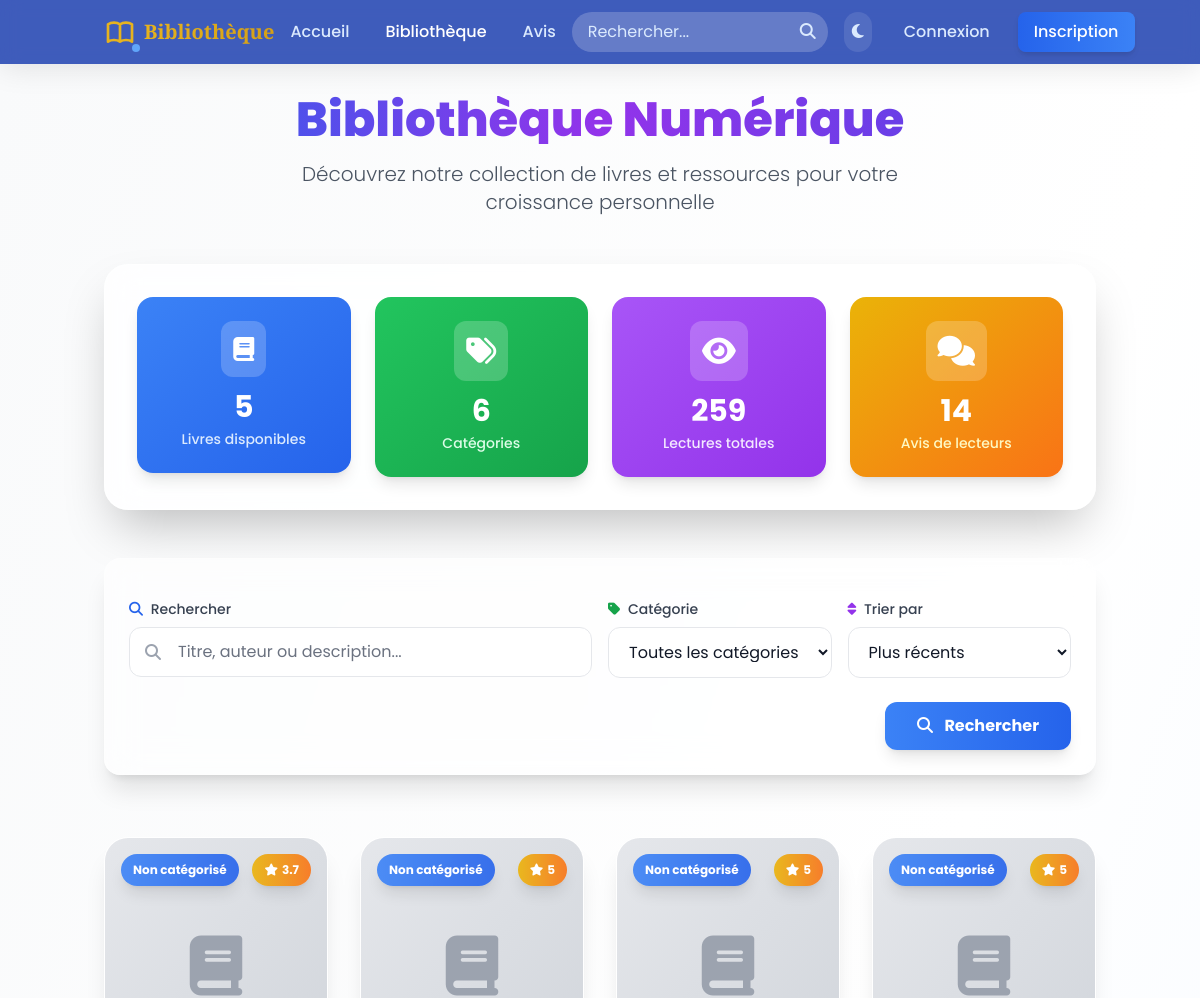
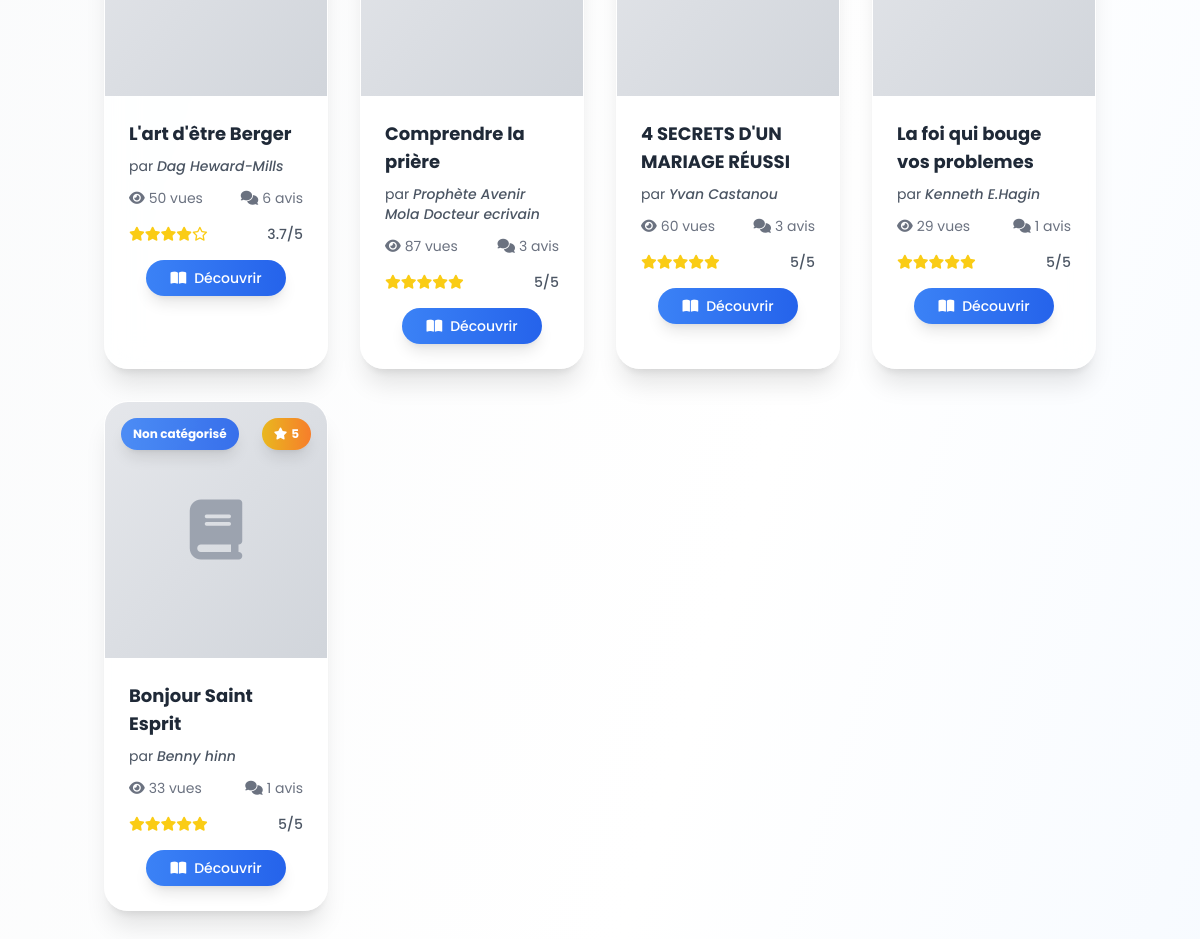
The page /library.php on the database its author committed (2 pictures, top to bottom).
### tables this page shows
CREATE TABLE `books` (
  `id` int(11) NOT NULL,
  `title` varchar(255) NOT NULL,
  `description` text DEFAULT NULL,
  `author` varchar(100) DEFAULT NULL,
  `cover_image` varchar(255) DEFAULT NULL,
  `file_path` varchar(255) NOT NULL,
  `pages_count` int(11) DEFAULT NULL,
  `publication_year` int(11) DEFAULT NULL,
  `publisher` varchar(100) DEFAULT NULL,
  `is_featured` tinyint(1) DEFAULT 0,
  `views_count` int(11) DEFAULT 0,
  `created_at` timestamp NULL DEFAULT current_timestamp(),
  `updated_at` timestamp NULL DEFAULT current_timestamp() ON UPDATE current_timestamp()
);

### library.php (the view, shortened to what the rows shown need)
<?php
require_once "classes/Core.php";
require_once "classes/Models.php";
require_once "classes/Repositories.php";
try {
    $bookRepository = new BookRepository();
    $search = trim($_GET['search'] ?? '');
    $category_id = intval($_GET['category'] ?? 0);
    $sort = $_GET['sort'] ?? 'newest';
    $page = max(1, intval($_GET['page'] ?? 1));
    $per_page = 20;
    $offset = ($page - 1) * $per_page;
    if (!empty($search)) {
        $books = $bookRepository->searchWithSort($search, $sort, $per_page, $offset);
        $total_books = $bookRepository->countSearch($search);
    } elseif ($category_id > 0) {
        $books = $bookRepository->findByCategoryWithSort($category_id, $sort, $per_page, $offset);
        $total_books = $bookRepository->countByCategory($category_id);
    } else {
        $books = $bookRepository->findAllWithSort($sort, $per_page, $offset);
    }
} catch (Exception $e) {
    if (config('app.debug', false)) {
        die("Erreur lors du chargement de la bibliothèque : " . $e->getMessage());
    } else {
        error_log("Library page error: " . $e->getMessage());
        $books = [];
        $categories = [];
        $global_stats = ['total_books' => 0, 'total_categories' => 0, 'total_views' => 0, 'total_comments' => 0];
        $total_books = 0;
        $total_pages = 0;
        $selected_category_name = '';
    }
}
include "includes/header.php";
?>
<div class="min-h-screen bg-gradient-to-br from-gray-50 via-white to-blue-50 dark:from-gray-900 dark:via-gray-800 dark:to-blue-900">
    <div class="container mx-auto px-4 py-8">
        <div class="text-center mb-12">
            <h1 class="text-5xl font-extrabold bg-gradient-to-r from-blue-600 via-purple-600 to-indigo-600 bg-clip-text text-transparent mb-4">
            </h1>
        </div>
        <div class="mb-8">
            <?php if (!empty($books)): ?>
                <div class="grid grid-cols-1 sm:grid-cols-2 md:grid-cols-3 lg:grid-cols-4 gap-8">
                    <?php foreach ($books as $index => $book): ?>
                        <div class="book-card bg-white/80 dark:bg-gray-800/80 backdrop-blur-lg rounded-3xl shadow-xl border border-white/20 dark:border-gray-700/20 overflow-hidden transition-all duration-500 hover:scale-105 hover:shadow-2xl group">
                            <a href="book.php?id=<?php echo $book->getId(); ?>" class="block h-full">
                                <div class="relative overflow-hidden">
                                    <?php if ($book->hasCover()): ?>
                                        <div class="w-full h-64 bg-gradient-to-br from-gray-200 to-gray-300 dark:from-gray-700 dark:to-gray-800 flex items-center justify-center" style="display:none;">
                                            <i class="fas fa-book text-6xl text-gray-400 dark:text-gray-500"></i>
                                        </div>
                                    <?php else: ?>
                                        <div class="w-full h-64 bg-gradient-to-br from-gray-200 to-gray-300 dark:from-gray-700 dark:to-gray-800 flex items-center justify-center">
                                            <i class="fas fa-book text-6xl text-gray-400 dark:text-gray-500"></i>
                                        </div>
                                    <?php endif; ?>
                                    <div class="absolute top-4 left-4 right-4 flex justify-between items-start">
                                        <div class="bg-gradient-to-r from-blue-500/90 to-blue-600/90 text-white text-xs font-bold px-3 py-2 rounded-full shadow-lg backdrop-blur-sm">
                                            <?php echo htmlspecialchars($book->getCategoryName() ?? 'Non catégorisé'); ?>
                                        </div>
                                        <?php if ($book->getAvgRating() && $book->getAvgRating() > 0): ?>
                                            <div class="bg-gradient-to-r from-yellow-500/90 to-orange-500/90 text-white text-xs font-bold px-3 py-2 rounded-full shadow-lg backdrop-blur-sm flex items-center">
                                                <i class="fas fa-star mr-1"></i>
                                                <?php echo round($book->getAvgRating(), 1); ?>
                                            </div>
                                        <?php endif; ?>
                                    </div>
                                </div>
                                <div class="p-6">
                                    <h3 class="font-bold text-lg line-clamp-2 text-gray-800 dark:text-white mb-2">
                                        <?php echo htmlspecialchars($book->getTitle()); ?>
                                    </h3>
                                    <?php if ($book->getAuthor()): ?>
                                        <p class="text-gray-600 dark:text-gray-400 text-sm mb-3">
                                            par <span class="italic font-medium"><?php echo htmlspecialchars($book->getAuthor()); ?></span>
                                        </p>
                                    <?php endif; ?>
                                    <div class="flex items-center justify-between text-sm text-gray-500 dark:text-gray-400 mb-4">
                                        <div class="flex items-center">
                                            <i class="fas fa-eye mr-1"></i>
                                            <?php echo $book->getFormattedViews(); ?> vues
                                        </div>
                                        <?php if ($book->getTotalReviews() && $book->getTotalReviews() > 0): ?>
                                            <div class="flex items-center">
                                                <i class="fas fa-comments mr-1"></i>
                                                <?php echo $book->getTotalReviews(); ?> avis
                                            </div>
                                        <?php endif; ?>
                                    </div>
                                    <?php if ($book->getAvgRating() && $book->getAvgRating() > 0): ?>
                                        <div class="flex items-center justify-between mb-4">
                                            <div class="flex items-center text-yellow-400">
                                                <?php foreach ($book->getStarsArray() as $isFilled): ?>
                                                    <i class="<?php echo $isFilled ? 'fas' : 'far'; ?> fa-star text-sm"></i>
                                                <?php endforeach; ?>
                                            </div>
                                            <span class="text-sm font-medium text-gray-600 dark:text-gray-400">
                                                <?php echo round($book->getAvgRating(), 1); ?>/5
                                            </span>
                                        </div>
                                    <?php endif; ?>
                                    <div class="flex justify-center">
                                        <span class="bg-gradient-to-r from-blue-500 to-blue-600 hover:from-blue-600 hover:to-blue-700 text-white text-sm font-medium px-6 py-2 rounded-full transition-all duration-300 hover:scale-105 shadow-lg inline-flex items-center">
                                            <i class="fas fa-book-open mr-2"></i>
                                            Découvrir
                                        </span>
                                    </div>
                                </div>
                            </a>
                        </div>
                    <?php endforeach; ?>
                </div>
            <?php endif; ?>
        </div>
    </div>
</div>
<?php include "includes/footer.php"; ?>

### rows shown on the page
books: CategoryName "Non catégorisé", AvgRating "3.7", title "L'art d'être Berger", author "Dag Heward-Mills", views_count "50", TotalReviews "6"
books: CategoryName "Non catégorisé", AvgRating "5", title "Comprendre la prière", author "Prophète Avenir Mola Docteur ecrivain", views_count "87", TotalReviews "3"
books: CategoryName "Non catégorisé", AvgRating "5", title "4 SECRETS D'UN MARIAGE RÉUSSI", author "Yvan Castanou", views_count "60", TotalReviews "3"
books: CategoryName "Non catégorisé", AvgRating "5", title "La foi qui bouge vos problemes", author "Kenneth E.Hagin", views_count "29", TotalReviews "1"
books: CategoryName "Non catégorisé", AvgRating "5", title "Bonjour Saint Esprit", author "Benny hinn", views_count "33", TotalReviews "1"

### other values the page prints
$global_stats['total_books'] "5"
$global_stats['total_categories'] "6"
$global_stats['total_views'] "259"
$global_stats['total_comments'] "14"
